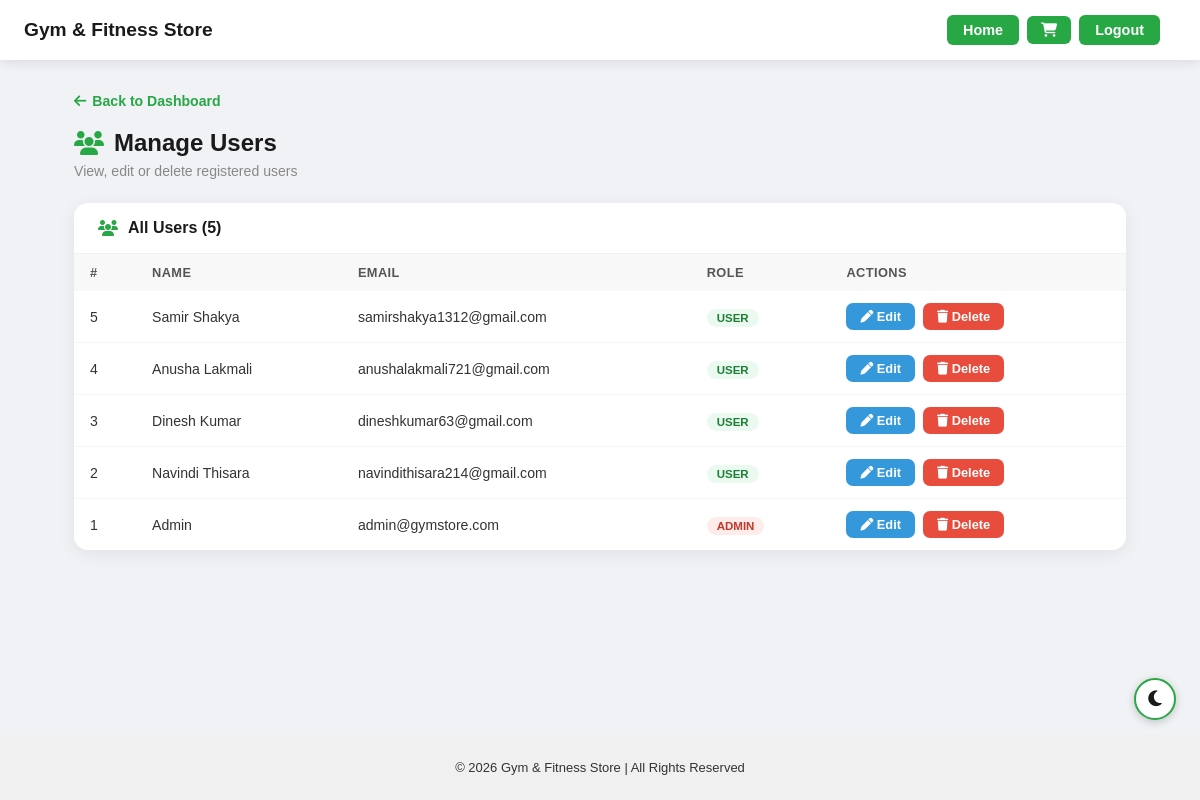
The page /admin/users.php (signed in) on the database its author committed.
### tables this page shows
CREATE TABLE `users` (
  `id` int(11) NOT NULL,
  `name` varchar(100) NOT NULL,
  `email` varchar(100) NOT NULL,
  `password` varchar(255) NOT NULL,
  `role` enum('user','admin') DEFAULT 'user'
);

### admin/users.php (the view, shortened to what this page needs)
<?php
include("../config/db.php");
$users = $conn->query("SELECT * FROM users ORDER BY id DESC");
?>
<!DOCTYPE html><html lang="en"><head><meta charset="UTF-8"><meta name="viewport" content="width=device-width, initial-scale=1.0">
<link rel="stylesheet" href="../assets/style.css">
<link rel="stylesheet" href="https://cdnjs.cloudflare.com/ajax/libs/font-awesome/6.5.1/css/all.min.css">
</head><body class="light-mode">
<?php include("../includes/header.php"); ?>
<div class="page-outer">
<div class="admin-wrap">
    <a href="dashboard.php" class="back-link"><i class="fa-solid fa-arrow-left"></i> Back to Dashboard</a>
    <h2 class="page-title"><i class="fa-solid fa-users"></i> Manage Users</h2>
    <p class="page-sub">View, edit or delete registered users</p>
    <div class="section-card">
        <div class="section-card-header"><i class="fa-solid fa-users"></i><h3>All Users (<?= $users->num_rows ?>)</h3></div>
        <table>
            <thead><tr><th>#</th><th>Name</th><th>Email</th><th>Role</th><th>Actions</th></tr></thead>
            <tbody>
            <?php while($u = $users->fetch_assoc()): ?>
            <tr>
                <td><?= $u['id'] ?></td>
                <td><?= htmlspecialchars($u['name']) ?></td>
                <td><?= htmlspecialchars($u['email']) ?></td>
                <td><span class="role-badge <?= $u['role'] ?>"><?= $u['role'] ?></span></td>
                <td><div class="action-btns">
                    <a href="edit_user.php?id=<?= $u['id'] ?>" class="btn-edit"><i class="fa-solid fa-pen"></i> Edit</a>
                    <a href="delete_user.php?id=<?= $u['id'] ?>" class="btn-delete" onclick="return confirm('Delete this user?')"><i class="fa-solid fa-trash"></i> Delete</a>
                </div></td>
            </tr>
            <?php endwhile; ?>
            </tbody>
        </table>
    </div>
</div>
<div class="mode-toggle-container"><button id="mode-toggle"><i class="fa-solid fa-moon"></i></button></div>
</div>
<?php include("../includes/footer.php"); ?>
</body></html>

### assets/style.css (style rules this page uses)
body, html { margin:0; padding:0; font-family: Arial, sans-serif; transition: background 0.3s, color 0.3s; }
a { text-decoration:none; }
button { cursor:pointer; }
body.light-mode { background:#f4f4f4; color:#222; }

### admin/users.php (style rules this page uses)
*,*::before,*::after { box-sizing:border-box; }
body { margin:0;min-height:100vh;display:flex;flex-direction:column;font-family:'Arial',sans-serif;transition:background 0.3s,color 0.3s; }
body.light-mode { background:#f0f2f5;color:#222; }
.page-outer { flex:1;position:relative;display:flex;flex-direction:column; }
.admin-wrap { flex:1;max-width:1100px;margin:0 auto;width:100%;padding:32px 24px 60px; }
.page-title { font-size:1.5rem;font-weight:700;margin:0 0 6px;color:#1a1a1a;display:flex;align-items:center;gap:10px; }
.page-title i { color:#28a745; }
.page-sub { color:#888;font-size:0.88rem;margin:0 0 24px; }
.back-link { display:inline-flex;align-items:center;gap:6px;color:#28a745;text-decoration:none;font-size:0.88rem;font-weight:600;margin-bottom:20px; }
.section-card { background:#fff;border-radius:14px;box-shadow:0 4px 18px rgba(0,0,0,0.07);overflow:hidden; }
.section-card-header { padding:16px 24px;border-bottom:1.5px solid #f0f0f0;display:flex;align-items:center;gap:10px; }
.section-card-header h3 { margin:0;font-size:1rem;font-weight:700;color:#1a1a1a; }
.section-card-header i { color:#28a745; }
table { width:100%;border-collapse:collapse; }
th { background:#f8f8f8;padding:11px 16px;font-size:0.8rem;font-weight:700;color:#555;text-align:left;text-transform:uppercase;letter-spacing:0.4px; }
td { padding:12px 16px;font-size:0.88rem;color:#333;border-bottom:1px solid #f5f5f5; }
tr:last-child td { border-bottom:none; }
.role-badge { padding:3px 10px;border-radius:20px;font-size:0.72rem;font-weight:700;text-transform:uppercase; }
.role-badge.admin { background:#fdecea;color:#c0392b; }
.role-badge.user { background:#eafaf1;color:#1e7e34; }
.action-btns { display:flex;gap:8px; }
.btn-edit { padding:6px 14px;background:#3498db;color:#fff;border-radius:7px;text-decoration:none;font-size:0.8rem;font-weight:600;transition:background 0.2s; }
.btn-delete { padding:6px 14px;background:#e74c3c;color:#fff;border-radius:7px;text-decoration:none;font-size:0.8rem;font-weight:600;transition:background 0.2s; }
.mode-toggle-container { position:fixed;bottom:80px;right:24px;z-index:999; }
#mode-toggle { font-size:18px;width:42px;height:42px;border-radius:50%;border:2px solid #28a745;background:#fff;color:#1a1a1a;cursor:pointer;display:flex;align-items:center;justify-content:center;transition:background 0.3s,color 0.3s,border-color 0.3s;box-shadow:0 2px 8px rgba(0,0,0,0.2); }

### rows shown on the page
users: id "5", name "Samir Shakya", email "samirshakya1312@gmail.com", role "USER"
users: id "4", name "Anusha Lakmali", email "anushalakmali721@gmail.com", role "USER"
users: id "3", name "Dinesh Kumar", email "dineshkumar63@gmail.com", role "USER"
users: id "2", name "Navindi Thisara", email "navindithisara214@gmail.com", role "USER"
users: id "1", name "Admin", email "admin@gymstore.com", role "ADMIN"

### other values the page prints
$users->num_rows "5"
